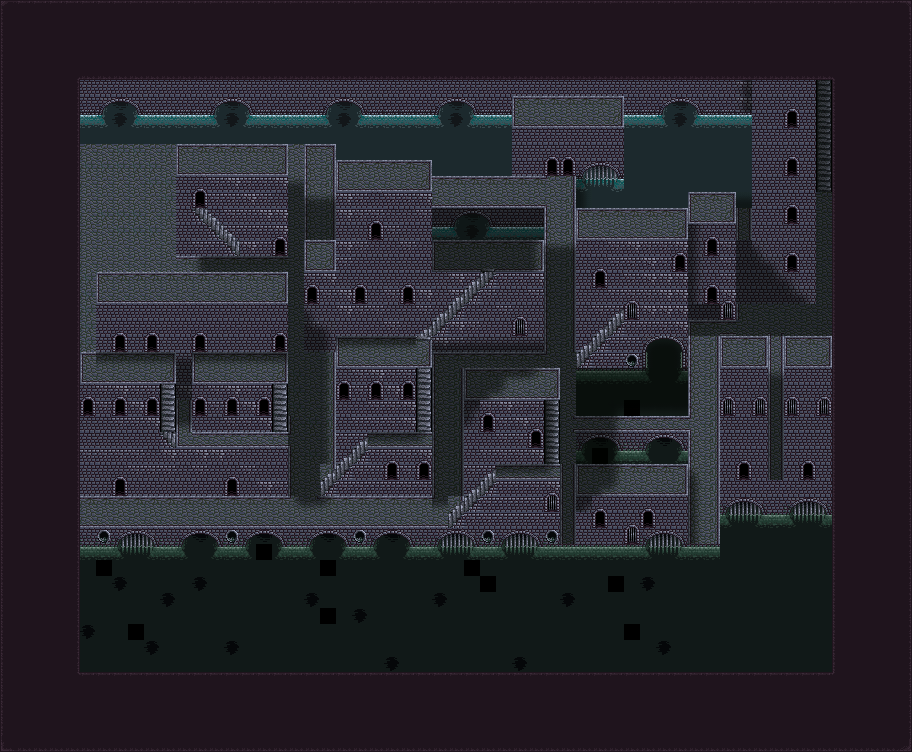

This is a level from a 2D game, rendered from its Tiled map with the project's own tilesets. A one-line summary and the map file follow, with tile-layer data summarised:
An orthogonal 57x47 tile map with 16x16 px tiles, 7 tile layers (water, roads, walls, stairs, ...) and 13 objects (13x collision).

<map version="1.9" tiledversion="1.9.0" orientation="orthogonal" renderorder="right-down" width="57" height="47" tilewidth="16" tileheight="16" infinite="0" nextlayerid="16" nextobjectid="60">
 <tileset firstgid="1" source="../map/sewage.tsx" />
 <layer id="6" name="water" width="57" height="47">
  <data>[2679 cells, 465 non-empty, 12 distinct tile ids]</data>
 </layer>
 <layer id="7" name="roads" width="57" height="47">
  <data>[2679 cells, 293 non-empty, 18 distinct tile ids]</data>
 </layer>
 <layer id="1" name="walls" width="57" height="47">
  <data>[2679 cells, 1927 non-empty, 65 distinct tile ids]</data>
 </layer>
 <layer id="13" name="stairs" width="57" height="47">
  <data>[2679 cells, 0 non-empty, 0 distinct tile ids]</data>
 </layer>
 <layer id="8" name="decorations" width="57" height="47">
  <data>[2679 cells, 98 non-empty, 6 distinct tile ids]</data>
 </layer>
 <layer id="12" name="doors" width="57" height="47">
  <data>[2679 cells, 13 non-empty, 2 distinct tile ids]</data>
 </layer>
 <layer id="3" name="shadows" width="57" height="47">
  <data>[2679 cells, 316 non-empty, 15 distinct tile ids]</data>
 </layer>
 <objectgroup id="15" name="objects">
  <object id="35" class="collision" x="80" y="112" width="432" height="32" />
  <object id="43" class="collision" x="336" y="144" width="176" height="16" />
  <object id="44" class="collision" x="432" y="160" width="80" height="16" />
  <object id="45" class="collision" x="624" y="112" width="128" height="80" />
  <object id="46" class="collision" x="576" y="192" width="112" height="16" />
  <object id="47" class="collision" x="576" y="176" width="48" height="16" />
  <object id="48" class="collision" x="432" y="224" width="112" height="16" />
  <object id="49" class="collision" x="736" y="192" width="16" height="16" />
  <object id="50" class="collision" x="576" y="368" width="112" height="48" />
  <object id="51" class="collision" x="656" y="352" width="16" height="16" />
  <object id="52" class="collision" x="80" y="544" width="752" height="128" />
  <object id="53" class="collision" x="720" y="512" width="112" height="32" />
  <object id="54" class="collision" x="576" y="448" width="112" height="16" />
 </objectgroup>
</map>
